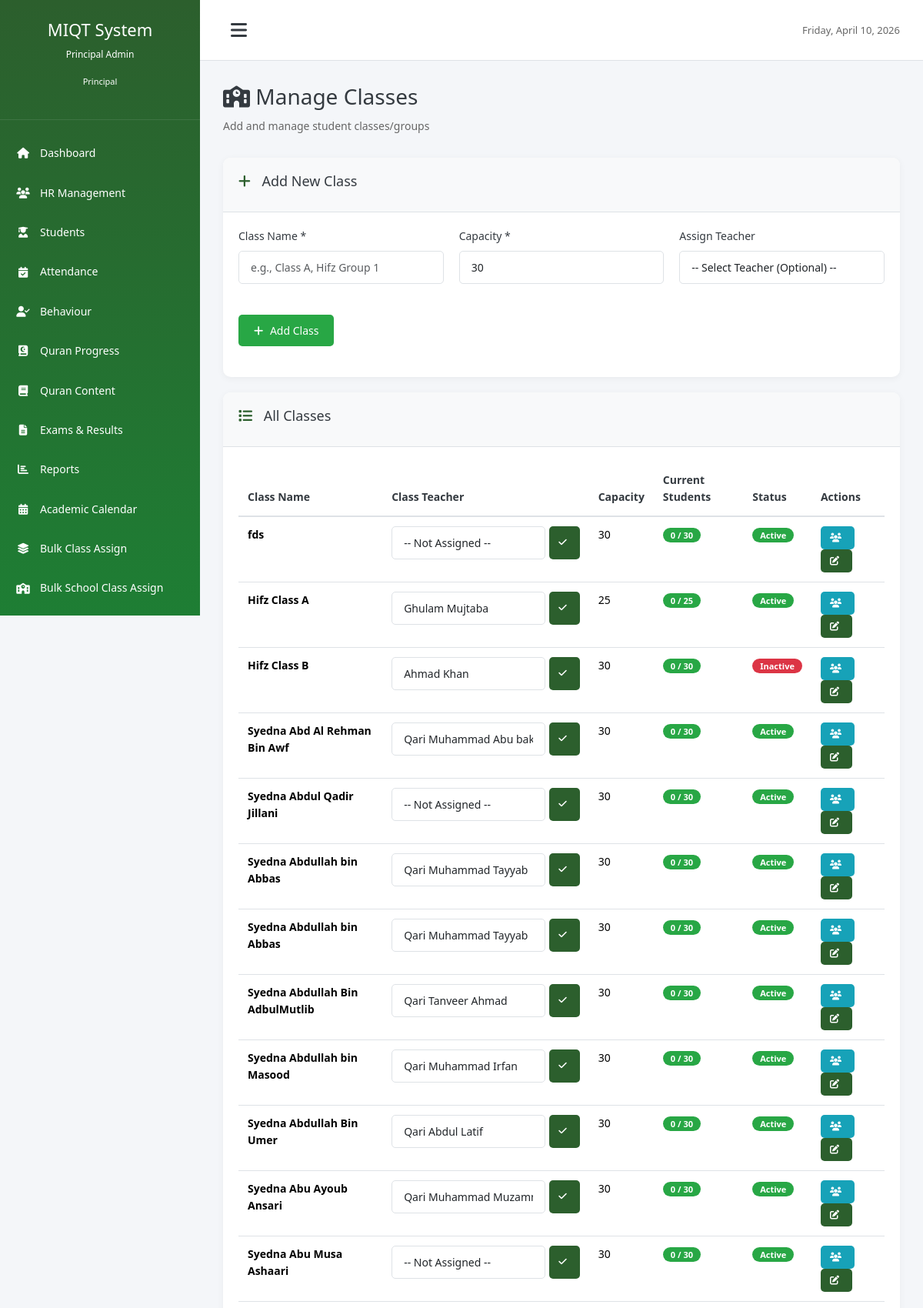
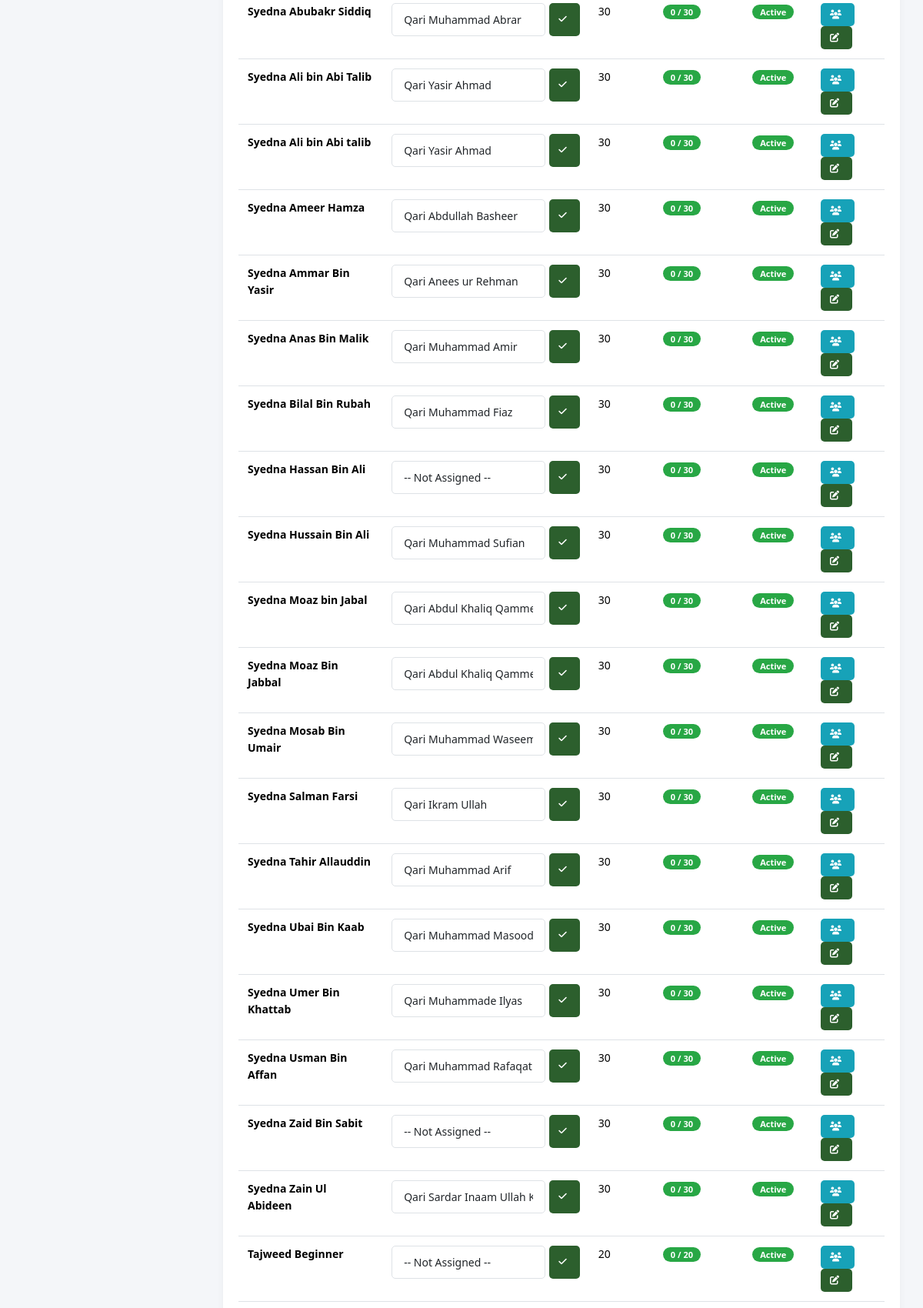
The app's page /modules/students/classes.php (signed in, upper part) with its own data (2 pictures, top to bottom).
### tables this page shows
CREATE TABLE `classes` (
  `id` int(11) NOT NULL,
  `class_name` varchar(100) NOT NULL,
  `class_teacher_id` int(11) DEFAULT NULL,
  `capacity` int(11) DEFAULT 30,
  `status` enum('active','inactive') DEFAULT 'active',
  `created_at` timestamp NOT NULL DEFAULT current_timestamp()
);

CREATE TABLE `teachers` (
  `id` int(11) NOT NULL,
  `user_id` int(11) DEFAULT NULL,
  `teacher_id` varchar(50) NOT NULL,
  `first_name` varchar(100) NOT NULL,
  `last_name` varchar(100) NOT NULL,
  `father_name` varchar(100) DEFAULT NULL,
  `cnic` varchar(20) DEFAULT NULL,
  `date_of_birth` date DEFAULT NULL,
  `gender` enum('male','female') NOT NULL,
  `phone` varchar(20) NOT NULL,
  `email` varchar(150) DEFAULT NULL,
  `address` text DEFAULT NULL,
  `city` varchar(100) DEFAULT NULL,
  `qualification` varchar(255) DEFAULT NULL,
  `specialization` varchar(255) DEFAULT NULL,
  `joining_date` date NOT NULL,
  `salary` decimal(10,2) DEFAULT NULL,
  `employment_type` enum('full_time','part_time','contract') DEFAULT 'full_time',
  `status` enum('active','inactive','on_leave') DEFAULT 'active',
  `photo` varchar(255) DEFAULT NULL,
  `created_at` timestamp NOT NULL DEFAULT current_timestamp(),
  `updated_at` timestamp NOT NULL DEFAULT current_timestamp() ON UPDATE current_timestamp(),
  `reference_name` varchar(100) DEFAULT NULL,
  `reference_number` varchar(50) DEFAULT NULL,
  `past_history` text DEFAULT NULL
);

### modules/students/classes.php (the view, shortened to what this page needs)
<?php
require_once '../../config/database.php';
$sql = "SELECT id, teacher_id, first_name, last_name FROM teachers WHERE status = 'active' ORDER BY first_name, last_name";
$stmt = $db->prepare($sql);
$stmt->execute();
$teachers = $stmt->fetchAll();
$sql = "SELECT c.*, COUNT(s.id) as student_count, t.first_name, t.last_name, t.teacher_id
        FROM classes c
        LEFT JOIN students s ON c.id = s.class_id AND s.status = 'active'
        LEFT JOIN teachers t ON c.class_teacher_id = t.id
        GROUP BY c.id
        ORDER BY c.class_name";
$stmt = $db->prepare($sql);
$stmt->execute();
$classes = $stmt->fetchAll();
require_once '../../includes/header.php';
?>
<div class="page-header">
    <h1 class="page-title"><i class="fas fa-school"></i> Manage Classes</h1>
    <p class="subtitle">Add and manage student classes/groups</p>
</div>
<div class="dashboard-card mb-20">
    <div class="card-header">
        <h3><i class="fas fa-plus"></i> Add New Class</h3>
    </div>
    <div class="card-body">
        <form method="POST" action="">
            <div class="form-row">
                <div class="form-group">
                    <label for="class_name">Class Name *</label>
                    <input type="text" name="class_name" id="class_name" class="form-control"
                           placeholder="e.g., Class A, Hifz Group 1" required>
                </div>
                <div class="form-group">
                    <label for="capacity">Capacity *</label>
                    <input type="number" name="capacity" id="capacity" class="form-control"
                           value="30" min="1" required>
                </div>
                <div class="form-group">
                    <label for="class_teacher_id">Assign Teacher</label>
                    <select name="class_teacher_id" id="class_teacher_id" class="form-control">
                        <option value="">-- Select Teacher (Optional) --</option>
                    </select>
                </div>
                <div class="form-group" style="align-self: flex-end;">
                    <button type="submit" name="add_class" class="btn btn-success">
                        <i class="fas fa-plus"></i> Add Class
                    </button>
                </div>
            </div>
        </form>
    </div>
</div>
<div class="dashboard-card">
    <div class="card-header">
        <h3><i class="fas fa-list"></i> All Classes</h3>
    </div>
    <div class="card-body">
        <?php if (count($classes) > 0): ?>
        <table class="table">
            <thead>
                <tr>
                    <th>Class Name</th>
                    <th>Class Teacher</th>
                    <th>Capacity</th>
                    <th>Current Students</th>
                    <th>Status</th>
                    <th>Actions</th>
                </tr>
            </thead>
            <tbody>
                <?php foreach ($classes as $class): ?>
                <tr>
                    <td><strong><?php echo $class['class_name']; ?></strong></td>
                    <td>
                        <form method="POST" action="" style="display: inline-flex; gap: 5px;">
                            <select name="class_teacher_id" class="form-control" style="width: 200px;">
                                <option value="">-- Not Assigned --</option>
                                <?php foreach ($teachers as $teacher): ?>
                                <option value="<?php echo $teacher['id']; ?>"
                                    <?php echo ($class['class_teacher_id'] == $teacher['id']) ? 'selected' : ''; ?>>
                                    <?php echo $teacher['first_name'] . ' ' . $teacher['last_name']; ?>
                                </option>
                                <?php endforeach; ?>
                            </select>
                            <button type="submit" name="update_teacher" class="btn btn-sm btn-primary" title="Update Teacher">
                                <i class="fas fa-check"></i>
                            </button>
                        </form>
                    </td>
                    <td><?php echo $class['capacity']; ?></td>
                    <td>
                        <span class="badge <?php echo ($class['student_count'] >= $class['capacity']) ? 'badge-danger' : 'badge-success'; ?>">
                            <?php echo $class['student_count']; ?> / <?php echo $class['capacity']; ?>
                        </span>
                    </td>
                    <td>
                        <span class="badge <?php echo ($class['status'] == 'active') ? 'badge-success' : 'badge-danger'; ?>">
                            <?php echo ucfirst($class['status']); ?>
                        </span>
                    </td>
                    <td>
                        <a href="students.php?class_id=<?php echo $class['id']; ?>" class="btn btn-sm btn-info" title="View Students">
                            <i class="fas fa-users"></i>
                        </a>
                        <a href="edit_class.php?id=<?php echo $class['id']; ?>" class="btn btn-sm btn-primary" title="Edit Class">
                            <i class="fas fa-edit"></i>
                        </a>
                    </td>
                </tr>
                <?php endforeach; ?>
            </tbody>
        </table>
        <?php else: ?>
        <p class="text-center text-muted">No classes found. Add your first class above.</p>
        <?php endif; ?>
    </div>
</div>
<?php require_once '../../includes/footer.php'; ?>

### assets/css/style.css (style rules this page uses)
* { margin: 0; padding: 0; box-sizing: border-box; }
:root { --primary-color: #2c5f2d; --secondary-color: #1e7e34; --success-color: #28a745; --danger-color: #dc3545; --warning-color: #ffc107; --info-color: #17a2b8; --light-color: #f8f9fa; --dark-color: #343a40; --border-color: #dee2e6; --sidebar-width: 260px; --sidebar-collapsed-width: 72px; }
body { font-family: 'Jameel Noori Nastaleeq', 'Segoe UI', Tahoma, Geneva, Verdana, sans-serif; font-size: 14px; line-height: 1.6; color: #333; background-color: #f4f6f9; }
[dir="rtl"], .urdu-text, .arabic-text, th, td, .progress-table th, .progress-table td, table th, table td { font-family: 'Jameel Noori Nastaleeq', 'Segoe UI', Tahoma, Geneva, Verdana, sans-serif; }
* { font-variant-ligatures: normal; text-rendering: optimizeLegibility; }
.page-title { font-size: 28px; margin-bottom: 10px; color: var(--dark-color); }
.subtitle { font-size: 14px; color: #666; margin-bottom: 30px; }
.dashboard-card { background: white; border-radius: 10px; box-shadow: 0 2px 10px rgba(0,0,0,0.05); overflow: hidden; }
.card-header { background: #f8f9fa; padding: 20px; border-bottom: 1px solid var(--border-color); display: flex; justify-content: space-between; align-items: center; }
.card-header h3 { font-size: 18px; color: var(--dark-color); }
.card-header h3 i { margin-right: 10px; color: var(--primary-color); }
.card-body { padding: 20px; }
.form-group { margin-bottom: 20px; }
.form-group label { display: block; margin-bottom: 8px; font-weight: 500; color: var(--dark-color); }
.form-control { width: 100%; padding: 10px 15px; border: 1px solid var(--border-color); border-radius: 5px; font-size: 14px; transition: border-color 0.3s; }
.form-row { display: grid; grid-template-columns: repeat(auto-fit, minmax(250px, 1fr)); gap: 20px; }
select.form-control { cursor: pointer; }
.btn { display: inline-block; padding: 10px 20px; border: none; border-radius: 5px; font-size: 14px; cursor: pointer; text-decoration: none; transition: all 0.3s; text-align: center; }
.btn-primary { background: var(--primary-color); color: white; }
.btn-success { background: var(--success-color); color: white; }
.btn-info { background: var(--info-color); color: white; }
.btn-sm { padding: 6px 12px; font-size: 12px; }
.btn i { margin-right: 5px; }
.table { width: 100%; border-collapse: collapse; }
.table thead { background: #f8f9fa; }
.table th { padding: 12px; text-align: left; font-weight: 600; color: var(--dark-color); border-bottom: 2px solid var(--border-color); }
.table td { padding: 12px; border-bottom: 1px solid var(--border-color); }
.badge { display: inline-block; padding: 4px 10px; border-radius: 12px; font-size: 11px; font-weight: 600; }
.badge-success { background: var(--success-color); color: white; }
.badge-danger { background: var(--danger-color); color: white; }
.mb-20 { margin-bottom: 20px; }

### records on screen
classes: class_name "fds", capacity "30", student_count "0", status "Active"
classes: class_name "Hifz Class A", class_teacher_id "Ghulam Mujtaba", capacity "25", student_count "0", status "Active"
classes: class_name "Hifz Class B", class_teacher_id "Ahmad Khan", capacity "30", student_count "0", status "Inactive"
classes: class_name "Syedna Abd Al Rehman Bin Awf", class_teacher_id "Qari Muhammad Abu bakar", capacity "30", student_count "0", status "Active"
classes: class_name "Syedna Abdul Qadir Jillani", capacity "30", student_count "0", status "Active"
classes: class_name "Syedna Abdullah bin Abbas", class_teacher_id "Qari Muhammad Tayyab", capacity "30", student_count "0", status "Active"
classes: class_name "Syedna Abdullah bin Abbas", class_teacher_id "Qari Muhammad Tayyab", capacity "30", student_count "0", status "Active"
classes: class_name "Syedna Abdullah Bin AdbulMutlib", class_teacher_id "Qari Tanveer Ahmad", capacity "30", student_count "0", status "Active"
classes: class_name "Syedna Abdullah bin Masood", class_teacher_id "Qari Muhammad Irfan", capacity "30", student_count "0", status "Active"
classes: class_name "Syedna Abdullah Bin Umer", class_teacher_id "Qari Abdul Latif", capacity "30", student_count "0", status "Active"
classes: class_name "Syedna Abu Ayoub Ansari", class_teacher_id "Qari Muhammad Muzammil", capacity "30", student_count "0", status "Active"
classes: class_name "Syedna Abu Musa Ashaari", capacity "30", student_count "0", status "Active"
classes: class_name "Syedna Abubakr Siddiq", class_teacher_id "Qari Muhammad Abrar", capacity "30", student_count "0", status "Active"
classes: class_name "Syedna Ali bin Abi Talib", class_teacher_id "Qari Yasir Ahmad", capacity "30", student_count "0", status "Active"
classes: class_name "Syedna Ali bin Abi talib", class_teacher_id "Qari Yasir Ahmad", capacity "30", student_count "0", status "Active"
classes: class_name "Syedna Ameer Hamza", class_teacher_id "Qari Abdullah Basheer", capacity "30", student_count "0", status "Active"
classes: class_name "Syedna Ammar Bin Yasir", class_teacher_id "Qari Anees ur Rehman", capacity "30", student_count "0", status "Active"
classes: class_name "Syedna Anas Bin Malik", class_teacher_id "Qari Muhammad Amir", capacity "30", student_count "0", status "Active"
classes: class_name "Syedna Bilal Bin Rubah", class_teacher_id "Qari Muhammad Fiaz", capacity "30", student_count "0", status "Active"
classes: class_name "Syedna Hassan Bin Ali", capacity "30", student_count "0", status "Active"
classes: class_name "Syedna Hussain Bin Ali", class_teacher_id "Qari Muhammad Sufian", capacity "30", student_count "0", status "Active"
classes: class_name "Syedna Moaz bin Jabal", class_teacher_id "Qari Abdul Khaliq Qammer", capacity "30", student_count "0", status "Active"
classes: class_name "Syedna Moaz Bin Jabbal", class_teacher_id "Qari Abdul Khaliq Qammer", capacity "30", student_count "0", status "Active"
classes: class_name "Syedna Mosab Bin Umair", class_teacher_id "Qari Muhammad Waseem", capacity "30", student_count "0", status "Active"
classes: class_name "Syedna Salman Farsi", class_teacher_id "Qari Ikram Ullah", capacity "30", student_count "0", status "Active"
classes: class_name "Syedna Tahir Allauddin", class_teacher_id "Qari Muhammad Arif", capacity "30", student_count "0", status "Active"
classes: class_name "Syedna Ubai Bin Kaab", class_teacher_id "Qari Muhammad Masood", capacity "30", student_count "0", status "Active"
classes: class_name "Syedna Umer Bin Khattab", class_teacher_id "Qari Muhammade Ilyas", capacity "30", student_count "0", status "Active"
classes: class_name "Syedna Usman Bin Affan", class_teacher_id "Qari Muhammad Rafaqat", capacity "30", student_count "0", status "Active"
classes: class_name "Syedna Zaid Bin Sabit", capacity "30", student_count "0", status "Active"
classes: class_name "Syedna Zain Ul Abideen", class_teacher_id "Qari Sardar Inaam Ullah Khan", capacity "30", student_count "0", status "Active"
classes: class_name "Tajweed Beginner", capacity "20", student_count "0", status "Active"

### other values on screen
getUserName() "Principal Admin"
str_replace('_', ' ', getUserRole()) "Principal"
